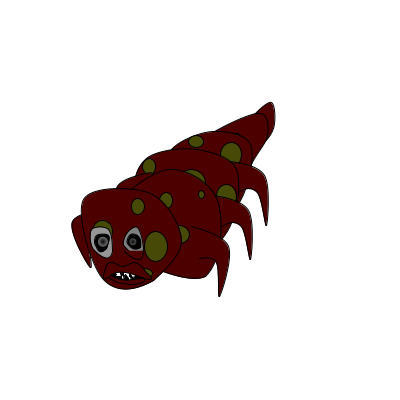
Frame 1 (no input)
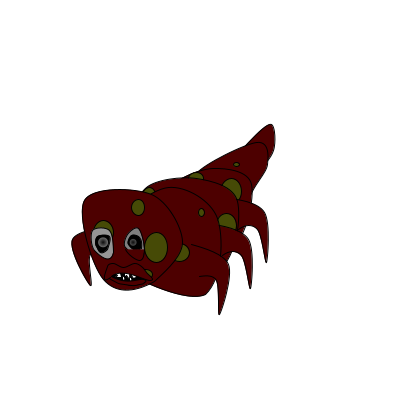
Frame 60 (the mouse pressed at the canvas centre just before this capture)
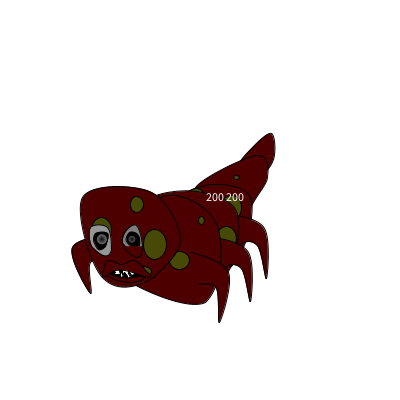
Frame 120 (the mouse held since frame 60 and released just before this capture)

The Processing sketch that drew these frames (run headless with seeded random() and noise(); from frame 60 on, the mouse is pressed at the canvas centre):

// Processing sketch: processing_87626
// ── processing_87626.pde


float x; //centre, axe x
float y; //centre, axe y
float ybb ; // bas de la bouche, axe y
float pdby ; //paupière du bas, axe y

void setup() 
        {
        size(400,400); //Taille de la fenetre.
        frameRate(30); //Nombre d'images/seconde.
        smooth(); //Lisser les formes dessinées.
        
        x = width*0.5; //centre, axe x
        y = height*0.5; //centre, axe y
        pdby = height*0.5; //paupière du bas, axe y
        ybb=height*0.5; //bas de la bouche, axe y
        }


//Fonction qui est appelée à chaque nouvelle image.
void draw() 
        {
        background(255); //Remplir l'arrière-plan d'une teinte de gris.
        
        //montée et descente du monstre dans l'eau pendant sa nage, axe y
        y = height*0.5 + sin(frameCount*0.1+radians(90))*15; 
        ybb=height*0.5 + sin(frameCount*0.1+radians(90))*15; 
        //note : la fonction sin est ajoutée à pdby dans le bloc "forme : paupière droite du bas"  
  
  
//CORPS ET PATTES
        fill(#4d0000); 
        beginShape();  //forme : articulation5 avec fonction cos additionnée à y pour action de nager
        curveVertex(x+142, y-74 + cos(frameCount*0.2+radians(90))*30); 
        curveVertex(x+56, y-60 + cos(frameCount*0.2+radians(90))*30);
        curveVertex(x+38, y-72 + cos(frameCount*0.2+radians(90))*30);
        curveVertex(x+51, y-91 + cos(frameCount*0.2+radians(90))*30);
        curveVertex(x+71, y-106 + cos(frameCount*0.2+radians(90))*30);
        curveVertex(x+73, y-80 + cos(frameCount*0.2+radians(90))*30);
        curveVertex(x+56, y-60 + cos(frameCount*0.2+radians(90))*30);
        curveVertex(x+31, y-56 + cos(frameCount*0.2+radians(90))*30);
        endShape();
       
        fill(#4d0000);
        beginShape();  //forme : articulation4 avec fonction cos additionnée à y pour action de nager
        curveVertex(x+67, y-58 + cos(frameCount*0.2+radians(90))*40);
        curveVertex(x+48, y-27 + cos(frameCount*0.2+radians(90))*40);
        curveVertex(x+11, y-36 + cos(frameCount*0.2+radians(90))*40);
        curveVertex(x-4, y-62 + cos(frameCount*0.2+radians(90))*40);
        curveVertex(x+56, y-93 + cos(frameCount*0.2+radians(90))*40);
        curveVertex(x+67, y-71 + cos(frameCount*0.2+radians(90))*40);
        curveVertex(x+48, y-27 + cos(frameCount*0.2+radians(90))*40);
        curveVertex(x+77, y+38 + cos(frameCount*0.2+radians(90))*40);
        endShape();
       
        fill(#464a06); //forme : taches sur l'articulation4 avec fonction cos additionnée à y pour action de nager
        ellipse(x+36, y-71 + cos(frameCount*0.2+radians(90))*40, 6,4);
       
        fill(#4d0000);
        beginShape();  //forme : articulation3 avec fonction cos additionnée à y pour action de nager
        curveVertex(x+69, y-57 + cos(frameCount*0.2+radians(90))*50);
        curveVertex(x+30, y+10 + cos(frameCount*0.2+radians(90))*50);
        curveVertex(x-35, y-19 + cos(frameCount*0.2+radians(90))*50);
        curveVertex(x-29, y-55 + cos(frameCount*0.2+radians(90))*50);
        curveVertex(x+13, y-73 + cos(frameCount*0.2+radians(90))*50);
        curveVertex(x+51, y-57 + cos(frameCount*0.2+radians(90))*50);
        curveVertex(x+30, y+10 + cos(frameCount*0.2+radians(90))*50);
        curveVertex(x-52, y+43 + cos(frameCount*0.2+radians(90))*50);
        endShape();

        fill(#464a06); //forme : taches sur l'articulation3 avec fonction cos additionnée à y pour action de nager
        ellipse(x-4, y-63 + cos(frameCount*0.2+radians(90))*50, 15,12);
        ellipse(x+31, y-50 + cos(frameCount*0.2+radians(90))*50, 21,25);
                                   
        fill(#4d0000);
        beginShape(); //forme : patte gauche 3 avec fonction cos additionnée à y pour action de nager
        curveVertex(x+3, y-3 + cos(frameCount*0.2+radians(90))*50);
        curveVertex(x-16, y-23 + cos(frameCount*0.2+radians(90))*50);
        curveVertex(x-36, y-26 + cos(frameCount*0.2+radians(90))*50);
        curveVertex(x-36, y+5 + cos(frameCount*0.2+radians(90))*50);
        curveVertex(x-54, y-41 + cos(frameCount*0.2+radians(90))*50);
        curveVertex(x-24, y-55 + cos(frameCount*0.2+radians(90))*50);
        curveVertex(x-9, y-49 + cos(frameCount*0.2+radians(90))*50);
        endShape();
        
        fill(#4d0000);
        beginShape(); //forme : patte droite 3 avec fonction cos additionnée à y pour action de nager
        curveVertex(x+17, y+19 + cos(frameCount*0.2+radians(90))*50);
        curveVertex(x+38, y-12 + cos(frameCount*0.2+radians(90))*50);
        curveVertex(x+57, y-12 + cos(frameCount*0.2+radians(90))*50);
        curveVertex(x+66, y+21 + cos(frameCount*0.2+radians(90))*50);
        curveVertex(x+64, y-29 + cos(frameCount*0.2+radians(90))*50);
        curveVertex(x+28, y-43 + cos(frameCount*0.2+radians(90))*50);
        curveVertex(x+16, y-33 + cos(frameCount*0.2+radians(90))*50);
        endShape();
                                          
        fill(#4d0000);
        beginShape(); //forme : articulation2 avec fonction cos additionnée à y pour action de nager
        curveVertex(x+45, y-34 + cos(frameCount*0.2+radians(90))*40);
        curveVertex(x+18, y+36 + cos(frameCount*0.2+radians(90))*40);
        curveVertex(x-59, y-10 + cos(frameCount*0.2+radians(90))*40);
        curveVertex(x-54, y-48 + cos(frameCount*0.2+radians(90))*40);
        curveVertex(x-4, y-57 + cos(frameCount*0.2+radians(90))*40);
        curveVertex(x+37, y-34 + cos(frameCount*0.2+radians(90))*40);
        curveVertex(x+18, y+36 + cos(frameCount*0.2+radians(90))*40);
        curveVertex(x-76, y+66 + cos(frameCount*0.2+radians(90))*40);
        endShape();                 
      
        fill(#464a06); //forme : taches sur l'articulation2 avec fonction cos additionnée à y pour action de nager
        ellipse(x-51, y-40 + cos(frameCount*0.2+radians(90))*40, 13,16);
        ellipse(x+26, y-10 + cos(frameCount*0.2+radians(90))*40, 20,25);
        ellipse(x-9, y-24 + cos(frameCount*0.2+radians(90))*40, 28,26);
       
        fill(#4d0000);
        beginShape(); //forme : patte gauche 2 avec fonction cos additionnée à y pour action de nager
        curveVertex(x-27, y+20 + cos(frameCount*0.2+radians(90))*40);
        curveVertex(x-46, y + cos(frameCount*0.2+radians(90))*40);
        curveVertex(x-66, y-3 + cos(frameCount*0.2+radians(90))*40);
        curveVertex(x-66, y+28 + cos(frameCount*0.2+radians(90))*40);
        curveVertex(x-84, y-18 + cos(frameCount*0.2+radians(90))*40);
        curveVertex(x-49, y-34 + cos(frameCount*0.2+radians(90))*40);
        curveVertex(x-39, y-26 + cos(frameCount*0.2+radians(90))*40);
        endShape();
        
        fill(#4d0000);
        beginShape(); //forme : patte droite 2 avec fonction cos additionnée à y pour action de nager
        curveVertex(x+1, y+51 + cos(frameCount*0.2+radians(90))*40);
        curveVertex(x+22, y+20 + cos(frameCount*0.2+radians(90))*40);
        curveVertex(x+41, y+20 + cos(frameCount*0.2+radians(90))*40);
        curveVertex(x+50, y+53 + cos(frameCount*0.2+radians(90))*40);
        curveVertex(x+48, y+4 + cos(frameCount*0.2+radians(90))*40);
        curveVertex(x+12, y-11 + cos(frameCount*0.2+radians(90))*40);
        curveVertex(x, y-1 + cos(frameCount*0.2+radians(90))*40);
        endShape();

        fill(#4d0000);
        beginShape();  //forme : articulation1 avec fonction cos additionnée à y pour action de nager
        curveVertex(x+32, y-10 + cos(frameCount*0.2+radians(90))*25);
        curveVertex(x+5, y+67 + cos(frameCount*0.2+radians(90))*25);
        curveVertex(x-78, y+42 + cos(frameCount*0.2+radians(90))*25);
        curveVertex(x-89, y+1 + cos(frameCount*0.2+radians(90))*25);
        curveVertex(x-32, y-40 + cos(frameCount*0.2+radians(90))*25);
        curveVertex(x+17, y-9 + cos(frameCount*0.2+radians(90))*25);
        curveVertex(x+5, y+67 + cos(frameCount*0.2+radians(90))*25);
        curveVertex(x-89, y+90 + cos(frameCount*0.2+radians(90))*25);
        endShape();
               
        fill(#464a06); //forme : taches sur l'articulation1 avec fonction cos additionnée à y pour action de nager
        ellipse(x-34, y-9 + cos(frameCount*0.2+radians(90))*25, 13,16);
        ellipse(x-21, y+25 + cos(frameCount*0.2+radians(90))*25, 20,18);
        ellipse(x+1, y-15 + cos(frameCount*0.2+radians(90))*25, 6,8);
                                          
        fill(#4d0000);
        beginShape();  //forme : patte gauche 1 avec fonction cos additionnée à y pour action de nager
        curveVertex(x-71, y+50 + cos(frameCount*0.2+radians(90))*25);
        curveVertex(x-87, y+30 + cos(frameCount*0.2+radians(90))*25);
        curveVertex(x-110, y+27 + cos(frameCount*0.2+radians(90))*25);
        curveVertex(x-110, y+58 + cos(frameCount*0.2+radians(90))*25);
        curveVertex(x-128, y+12 + cos(frameCount*0.2+radians(90))*25);
        curveVertex(x-84, y-2 + cos(frameCount*0.2+radians(90))*25);
        curveVertex(x-83, y+4 + cos(frameCount*0.2+radians(90))*25);
        endShape();
                                            
        fill(#4d0000);
        beginShape();  //forme : patte droite1 avec fonction cos additionnée à y pour action de nager
        curveVertex(x-8, y+56 + cos(frameCount*0.2+radians(90))*25);
        curveVertex(x-1, y+49 + cos(frameCount*0.2+radians(90))*25);
        curveVertex(x+16, y+53 + cos(frameCount*0.2+radians(90))*25);
        curveVertex(x+19, y+87 + cos(frameCount*0.2+radians(90))*25);
        curveVertex(x+28, y+37 + cos(frameCount*0.2+radians(90))*25);
        curveVertex(x-9, y+17 + cos(frameCount*0.2+radians(90))*25);
        curveVertex(x-19, y+23 + cos(frameCount*0.2+radians(90))*25);
        endShape();
        
        
        //TÊTE & SES COMPOSANTES 
        translate(random(3), random(3)); //vibration aléatoire de la tête
            
        fill(#4d0000);
        beginShape(); //forme : tête
        curveVertex(x+32, y-10); 
        curveVertex(x-48, y+65);
        curveVertex(x-99, y+63);
        curveVertex(x-118, y-16);
        curveVertex(x-51, y-22);
        curveVertex(x-20, y+25);
        curveVertex(x-48, y+65);
        curveVertex(x-89, y+90);
        endShape();
        
        fill(#464a06); //forme : taches sur la tête 
        ellipse(x-99, y+16, 20,23);
        ellipse(x-57, y+58, 15,10); 
        ellipse(x-46, y+31, 23,30);
        ellipse(x-64, y-9, 13,16);
        
        fill(0);        
        beginShape(); //intérieur bouche
        vertex(x-57, ybb+62);
        vertex(x-58, ybb+66);
        vertex(x-73, ybb+69);
        vertex(x-90, ybb+60);
        vertex(x-90, ybb+55);
        endShape();

        fill(255);
        beginShape(); //forme : dent gauche du bas
        vertex(x-78, ybb+61);
        vertex(x-77, ybb+63);
        vertex(x-80, ybb+64);
        vertex(x-80, ybb+61);
        vertex(x-80, ybb+60);
        endShape();
               
        fill(255); 
        beginShape(); //forme : dent droite du bas
        vertex(x-71, ybb+62);
        vertex(x-70, ybb+64);
        vertex(x-73, ybb+65);
        vertex(x-73, ybb+62);
        vertex(x-73, ybb+61);
        endShape();
         
        fill(255);
        beginShape();//forme : dent gauche du haut
        vertex(x-81, y+61);
        vertex(x-87, y+61);
        vertex(x-85, y+59);
        vertex(x-89, y+55);
        vertex(x-83, y+54);
        endShape();
               
        fill(255);
        beginShape();//forme : dent centrale du haut
        vertex(x-73, y+63);
        vertex(x-76, y+59);
        vertex(x-78, y+61);
        vertex(x-78, y+56);
        vertex(x-73, y+55);
        endShape();
               
        fill(255);
        beginShape(); //forme : dent droite du haut
        vertex(x-67, y+56);
        vertex(x-66, y+61);
        vertex(x-69, y+62);
        vertex(x-71, y+59);
        vertex(x-70, y+56);
        endShape();
        
        fill(#4d0000); 
        beginShape(); //forme : bas de la bouche 
        curveVertex(x-155, ybb+9);
        curveVertex(x-91, ybb+60);
        curveVertex(x-59, ybb+63);
        curveVertex(x-59, ybb+67);
        curveVertex(x-63, ybb+68);
        curveVertex(x-67, ybb+69);
        curveVertex(x-71, ybb+69);
        curveVertex(x-78, ybb+68);
        curveVertex(x-86, ybb+66);
        curveVertex(x-96, ybb+57);
        curveVertex(x-75, ybb+43);
        endShape();
    
        fill(#4d0000);
        beginShape(); //forme : haut de la bouche
        curveVertex(x-123, y+123);
        curveVertex(x-91, y+60);
        curveVertex(x-52, y+64);
        curveVertex(x-56, y+56);
        curveVertex(x-61, y+50);
        curveVertex(x-68, y+47);
        curveVertex(x-79, y+51);
        curveVertex(x-89, y+47);
        curveVertex(x-95, y+50);
        curveVertex(x-92, y+61);
        curveVertex(x-26, y-2);
        endShape();
               
        fill(150);
        beginShape(); //forme : oeil gauche
        curveVertex(x-92, y+62);
        curveVertex(x-89, y+36);
        curveVertex(x-93, y+14);
        curveVertex(x-110, y+14);
        curveVertex(x-108, y+34);
        curveVertex(x-89, y+36);
        curveVertex(x-90, y-50);
        endShape();
        
        fill(0);
        beginShape();  //forme : pupille gauche
        curveVertex(x-105, y+57);
        curveVertex(x-95, y+33);
        curveVertex(x-93, y+20);
        curveVertex(x-105, y+20);
        curveVertex(x-106, y+30);
        curveVertex(x-95, y+33);
        curveVertex(x-57, y-19);
        endShape();
        
        noStroke();
        for (int i = 10 ; i > 0 ; i = i - 2)//boucle : forme elliptique dans milieu pupille gauche
                {
                fill(i*10.);
                ellipse(x-99, y+26, i, i);
                }
        stroke(0);
        
        fill(127);
        beginShape(); //forme : oeil droit
        curveVertex(x-61, y+59);
        curveVertex(x-58, y+33);
        curveVertex(x-64, y+12);
        curveVertex(x-75, y+18);
        curveVertex(x-77, y+31);
        curveVertex(x-58, y+33);
        curveVertex(x-60, y-78);
        endShape();
               
        fill(0);
        beginShape();  //forme : pupille droite
        curveVertex(x-67, y+61);
        curveVertex(x-61, y+32);
        curveVertex(x-63, y+21);
        curveVertex(x-71, y+19);
        curveVertex(x-74, y+28);
        curveVertex(x-61, y+32);
        curveVertex(x-28, y+1);
        endShape();
        
        noStroke();
        for (int i = 7 ; i > 0 ; i = i - 2) //boucle : forme elliptique dans milieu pupille droite 
                {
                fill(i*10);
                ellipse(x-69, y+26, i, i); 
                }
        stroke(0);
       
        pdby = pdby - 1; //mouvement : paupière droite du bas           
        if (pdby<200) 
                {
                pdby = pdby+3;
                }   
                
        fill(#4d0000); 
        beginShape(); //forme : paupière droite du bas
        curveVertex(x-61, y+1);
        curveVertex(x-58, pdby+33+ sin(frameCount*0.1+radians(90))*15); //ajout de la fonction sin dans l'axe y pour suivre montée et descente du monstre
        curveVertex(x-63, y+44);
        curveVertex(x-77, pdby+33+ sin(frameCount*0.1+radians(90))*15); //ajout de la fonction sin dans l'axe y pour suivre montée et descente du monstre
        curveVertex(x-79, y+11);
        endShape(); 
               
        fill(255);
        text(mouseX + " " + mouseY, mouseX + 5, mouseY); //afficher position du curseur
        }
